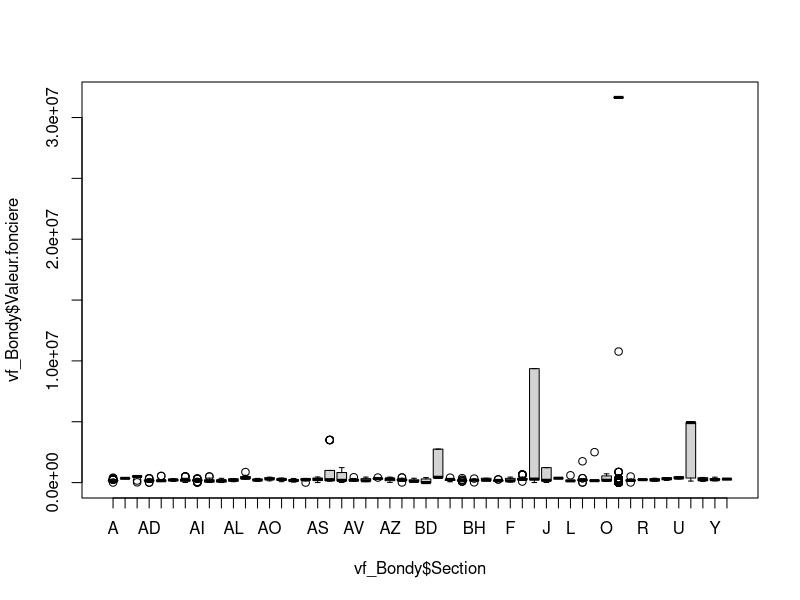
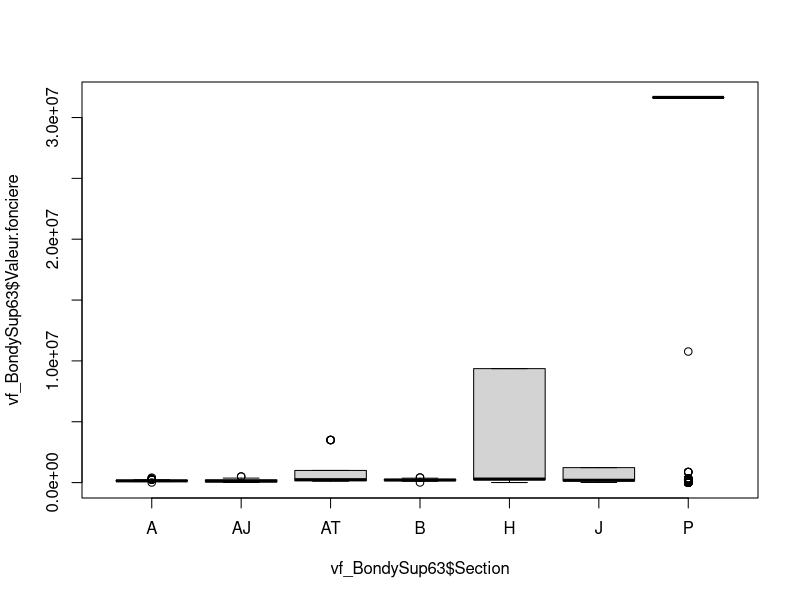
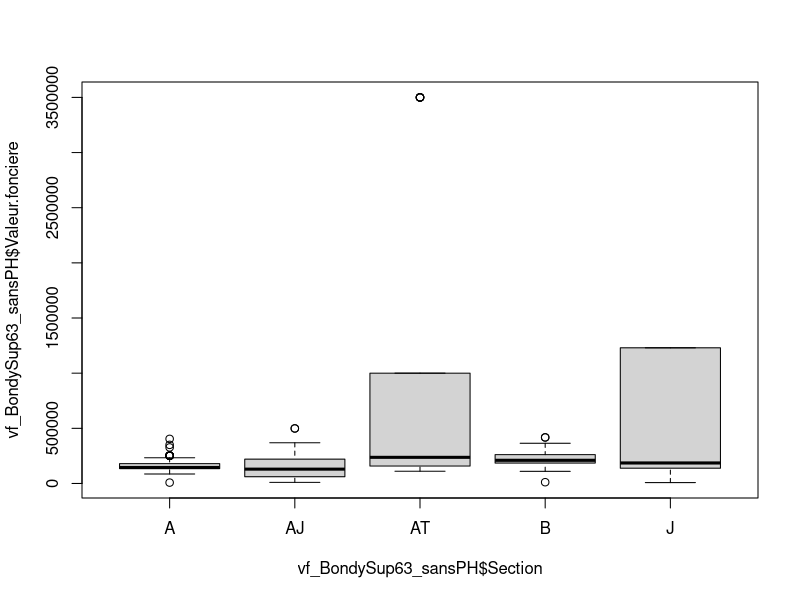
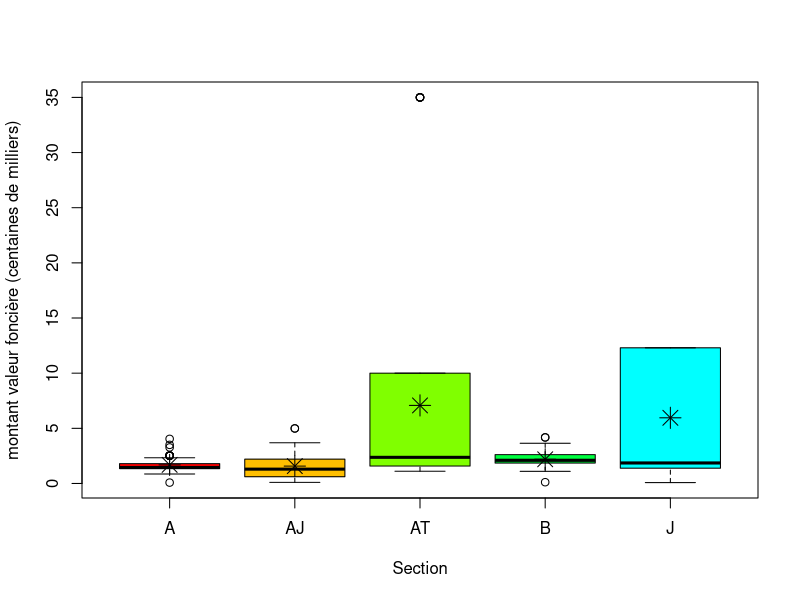

These charts were generated, in order, by the following R code:
#####################
##########Mon premier script
########################


# lecture du fichier. Quelle remarque faire ?
vf <-  read.csv2("data/93_vfEXAMEN.csv", fileEncoding = "UTF-8")
# extraction de Bondy
vf_Bondy <- vf [ vf$cog == '93010',]
str(vf_Bondy)
# on ne conserve que la valeur foncière
vf_Bondy <- vf_Bondy [, c("Section","Valeur.fonciere")]
# liste des sections
unique(vf_Bondy$Section)
# combien de valeurs foncières par section ?
table(vf_Bondy$Section)
# inégale répartition 


boxplot(vf_Bondy$Valeur.fonciere~vf_Bondy$Section)
# Trop de sections, on va prendre uniquement les sections où il y a beaucoup de données.
ind <- which((table(vf_Bondy$Section) > 63))
sectionSup63 <- names(ind)
vf_BondySup63 <- vf_Bondy [vf_Bondy$Section %in% sectionSup63,]
boxplot(vf_BondySup63$Valeur.fonciere~vf_BondySup63$Section)
# la section P et H  paraîssent des cas à part
vf_BondySup63_sansPH <- vf_BondySup63 [!(vf_BondySup63$Section %in%  c('P','H')),]
boxplot(vf_BondySup63_sansPH$Valeur.fonciere~vf_BondySup63_sansPH$Section)
# avec quelques options pour faire plus joli
# on décide de diviser la valeur foncière par 100 000 afin d'avoir moins de zéros.
vf_BondySup63_sansPH$Valeur.fonciere <- vf_BondySup63_sansPH$Valeur.fonciere / 100000
boxplot(vf_BondySup63_sansPH$Valeur.fonciere~vf_BondySup63_sansPH$Section, xlab ="Section", ylab="montant valeur foncière (centaines de milliers)",
        col=rainbow(8))
# Affichage des moyennes sur les boites à moustache
moyenne <- tapply(vf_BondySup63_sansPH$Valeur.fonciere, vf_BondySup63_sansPH$Section, mean)
points(moyenne, pch = 8,  col="black", cex = 2)